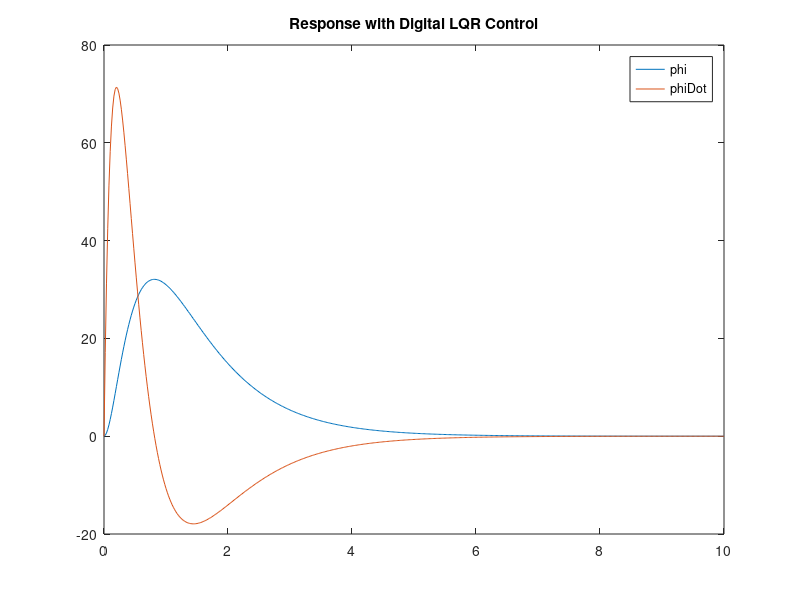
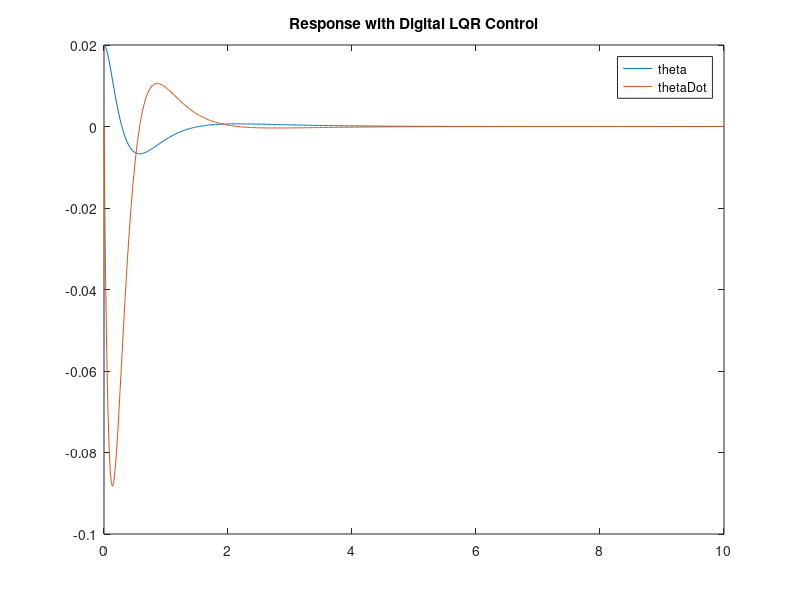
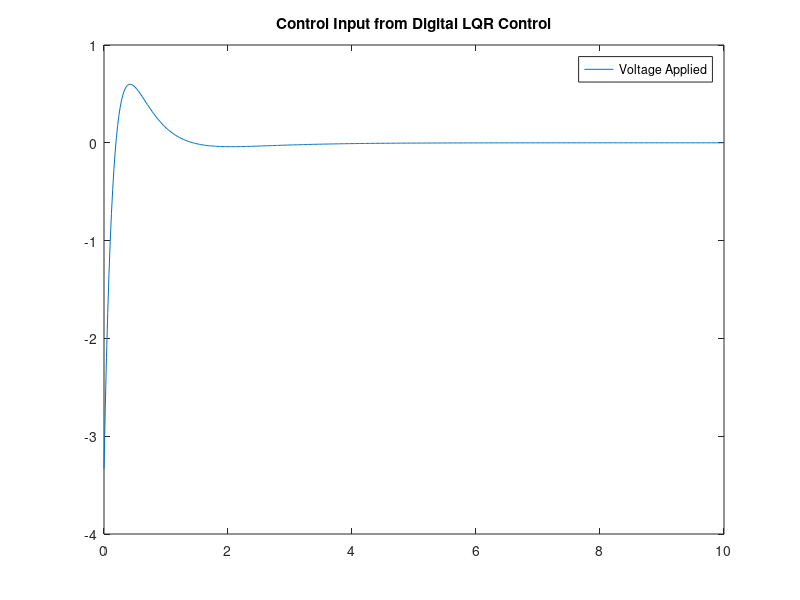

These figures' MATLAB source, in order: (Note: this script raises an error after producing the figures.)
clear; clc;

% properties of robot and earth
m__w  = 0.2;        % mass of both wheels (kg)
m__b  = 1.66;       % mass of body (kg)
I__b  = .069;       % inertia of body
I__w  = .0001764;   % inertia of both wheels
g     = 9.81;       % gravity yo. (m/s/s)
l     = 0.181;      % length from wheels to robot's COM (meters)
r     = 0.042;      % radius of wheel (meters)

% See http://fccr.ucsd.edu/pubs/NR.pdf
% page 504

denom = -l^2*m__b^2*r^2+(l^2*m__b+I__b)*(m__b*r^2+m__w*r^2+I__w);

% matrix prep
a23 = -m__b^2*g*l^2*r / denom;
a43 = (m__b*r^2+m__w*r^2+I__w)*g*l*m__b / denom;

a = [0 1  0  0;
     0 0 a23 0;
     0 0  0  1;
     0 0 a43 0];

b2 = l^2*m__b+l*m__b*r+I__b / denom;
b4 = -l*m__b*r-m__b*r^2-m__w*r^2-I__w / denom;

b = [0; b2; 0; b4];

c = [1 0 0 0; 0 1 0 0; 0 0 1 0; 0 0 0 1];

d = [0; 0; 0; 0];

% Name States, Inputs, and Outputs

states = {'xDot' 'xDDot' 'ThDot' 'ThDDot'};
inputs = ('Va');
outputs= {'x' 'xDot' 'Theta' 'ThDot'};

% Construct State-Space System

sys_ss = ss(a,b,c,d,'statename',states,'inputname',inputs,'outputname',outputs);

poles_continuous = eig(a);

%% Discrete Time State-Space with LQR Modeling

% Set timestep value in seconds
Ts=0.02; % 50Hz

% Convert Continous Time Model to Discrete Time Model

sys_d = c2d(sys_ss,Ts,'zoh');

% Construct Discrete Time State-Space Matrices

A = sys_d.a;
B = sys_d.b;
C = sys_d.c;
D = sys_d.d;

poles_discrete = eig(A);

% State Weights for Q weight matrix (Assigned arbitrarily/trial and error)

w = 1;            % x state variable weight
x = 1;          % xDot state variable weight
y = 1;           % theta state variable weight
z = 1;            % thetaDot state variable weight

% Construct Q matrix (symmetric diagonal)

Q = [w 0 0 0;
     0 x 0 0;
     0 0 y 0;
     0 0 0 z];

% Assign R value for LQR input weight

R = 10000;

% Find LQR gain Matrix K and new poles e
[K,S,e] = dlqr(A,B,Q,R);

% my_poles = [-0.099; -00.0098; -0.00097; -0.00096];

% K = place(A, B, my_poles);



%% Save the matrices
dlmwrite('Ad_matrix.csv',A);
dlmwrite('Bd_matrix.csv',B);
dlmwrite('Kd_matrix.csv',K);

%% Closed Loop Discrete Time State-Space Model

% Construct state feedback discrete time state-space model matrices

Ac = (A-B*K);
Bc = B;
Cc = C;
Dc = D;

% Closed loop poles from state feedback

poles_LQR = eig(Ac);

% Construct discrete time state-space model for state feedback simulation

sys_cl = ss(Ac,Bc,Cc,Dc,Ts,'statename',states,'inputname',inputs,'outputname',outputs);

% Verify poles match last 2 pole values

poles = eig(sys_cl.a);

% Initialize time array in increments of model timestep

t = 0:Ts:10;

% Set initial conditions for simulation

x0=[0 0 .02 0];     % Inintial angle: 0.2 radians

% Run simulation of system response based on initial angle of 0.2 radians.

% All states should converge on a value of zero to ensure robot maintains
% constant position, speed, tilt angle, and tilt rate of 0. Robot stays
% vertical and at initial position.

[y,t,x]=initial(sys_cl,x0,t);

% Plot all state output

figure;
plot(t,y(:,1),t,y(:,2));
legend('phi','phiDot')
title('Response with Digital LQR Control')


% Plot all state output

figure;
plot(t,y(:,3),t,y(:,4));
legend('theta','thetaDot')
title('Response with Digital LQR Control')

%Plot control input due to LQR state feedback gain

figure;
plot(t,(K(1).*y(:,1)+K(2).*y(:,2)+K(3).*y(:,3)+K(4).*y(:,4)))
legend('Voltage Applied')
title('Control Input from Digital LQR Control')

% Now lets simulate

m__w  = 0.2;        % mass of both wheels (kg)
m__b  = 1.66;       % mass of body (kg)
I__b  = .069;       % inertia of body
I__w  = .0001764;   % inertia of both wheels
g     = 9.81;       % gravity yo. (m/s/s)
l     = 0.181;      % length from wheels to robot's COM (meters)
r     = 0.042;      % radius of wheel (meters)


tspan = 0:.001:10;
[t,y] = ode45(@(t,y)cartpend(y,I__b, I__w, m__b,m__w,l,g,r,-K*(y-[0; 0; pi; 0])),tspan,y0);

for k=1:100:length(t)
    drawcartpend(y(k,:),m,M,L);
end